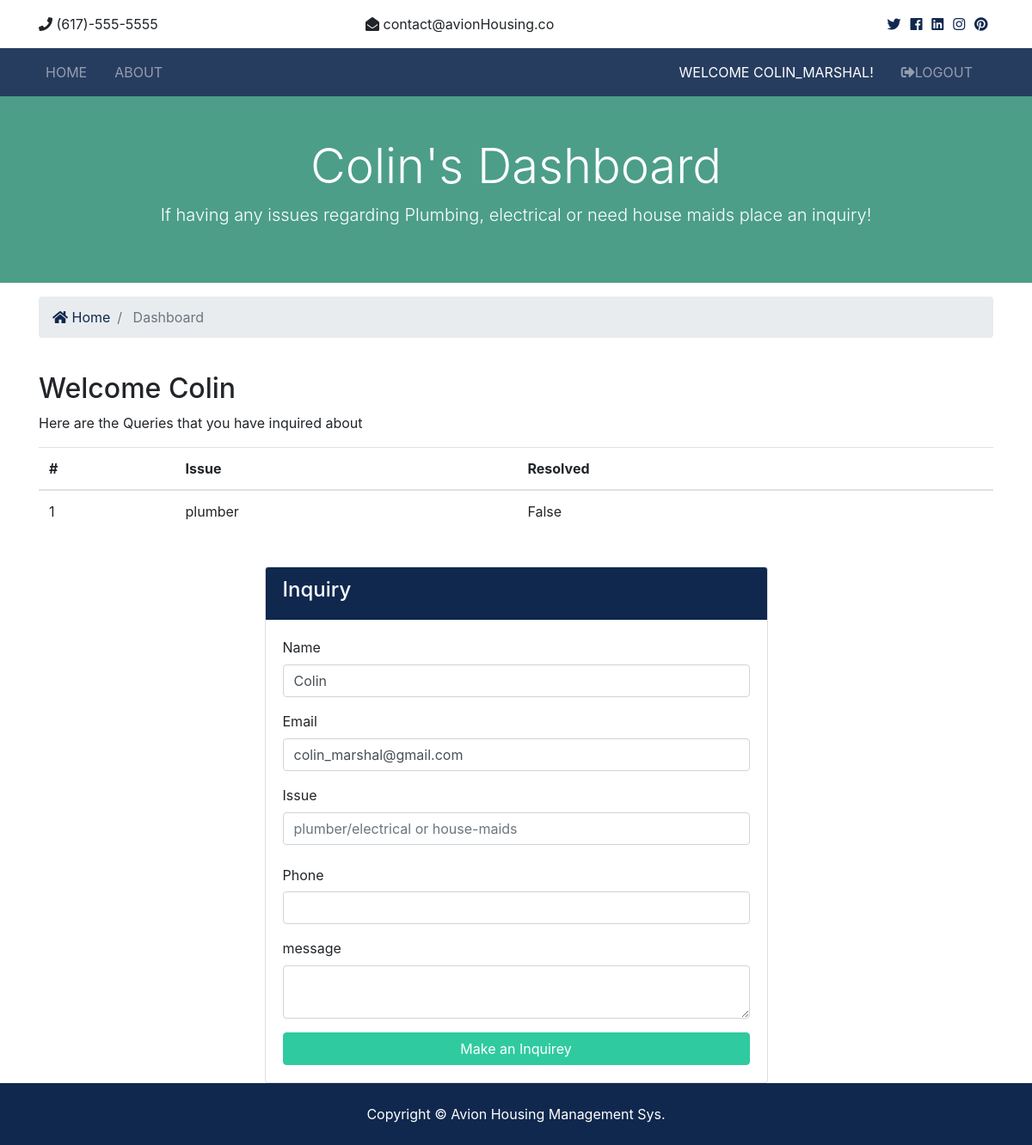
The page /accounts/dashboard (signed in) on the database as committed earlier.
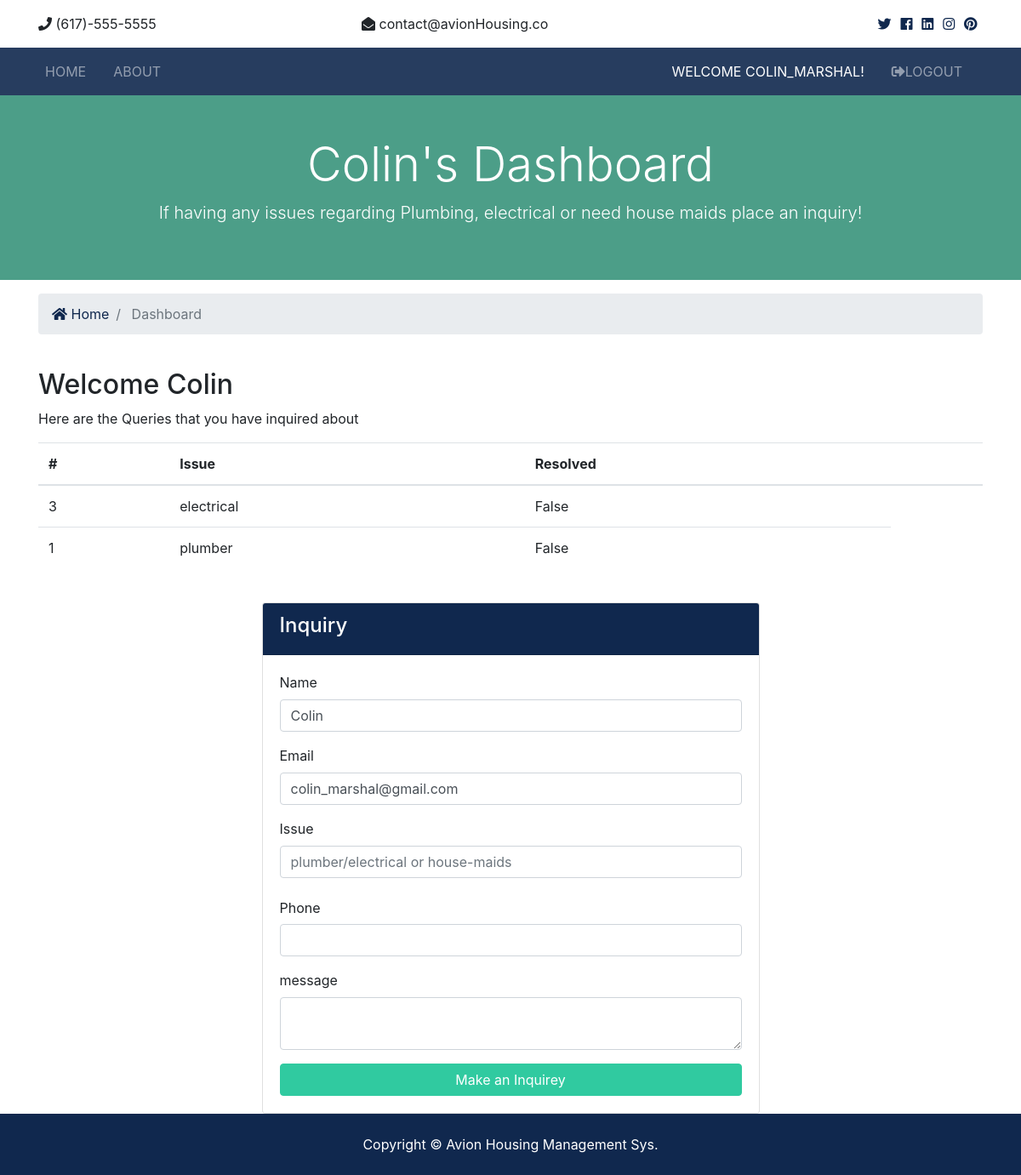
The same page on the database as committed later.
### inquiry/models.py (models this page shows, shortened)
class Inquiry(models.Model):
    issue = models.CharField(max_length=150)
    name = models.CharField(max_length=200)
    phone = models.CharField(max_length=20)
    email = models.EmailField(max_length=200)
    flat = models.CharField(max_length=50)
    message = models.TextField(blank=True)
    contact_date = models.DateTimeField(default=datetime.now)
    user_id = models.IntegerField()
    resolve = models.BooleanField(default=False)

### accounts/views.py (the view)
# urls.py: path('dashboard',views.dashboard, name = 'dashboard')
def dashboard(request):
    user_contacts = Inquiry.objects.order_by('-contact_date').filter(user_id=request.user.id)
    context = {
        'contacts': user_contacts,
    }
    return render(request, 'accounts/dashboard.html', context)

### templates/accounts/dashboard.html (shortened to what this page needs)
{% extends 'base.html' %}
{% block content %}
<section id="showcase-inner" class="py-5 text-white">
  <div class="container">
    <div class="row text-center">
      <div class="col-md-12">
        <h1 class="display-4">{{user.first_name}}'s Dashboard</h1>
        <p class="lead">If having any issues regarding Plumbing, electrical or need house maids place an inquiry!</p>
      </div>
    </div>
  </div>
</section>
<section id="bc" class="mt-3">
  <div class="container">
    <nav aria-label="breadcrumb">
      <ol class="breadcrumb">
        <li class="breadcrumb-item">
          <a href="index.html">
            <i class="fas fa-home"></i> Home</a>
        </li>
        <li class="breadcrumb-item active"> Dashboard</li>
      </ol>
    </nav>
  </div>
</section>
<section id="dashboard" class="py-4">
  <div class="container">
    <div class="row">
      <div class="col-md-12">
        <h2>Welcome {{ user.first_name }}</h2>
        {% if contacts %}
        <p>Here are the Queries that you have inquired about</p>
        <table class="table">
          <thead>
            <tr>
              <th scope="col">#</th>
              <th scope="col">Issue</th>
              <th scope="col">Resolved</th>
              <th></th>
            </tr>
          </thead>
          <tbody>
            {% for contact in contacts %}
              <tr>
                <td>{{contact.id}}</td>
                <td>{{contact.issue}}</td>
                <td>
                  {{contact.resolve}}
                </td>
              </tr>
            {% endfor %}
          </tbody>
        </table>
        {% else %}
          <p> You have not made any inquiries!</p>
        {% endif %}
      </div>
    </div>
  </div>
</section>
  <div class="row">
    <div class="col-md-6 mx-auto">
      <div class="card">
        <div class="card-header bg-primary text-white">
          <h4>
            Inquiry</h4>
        </div>
        <div class="card-body">
            <form action="{% url 'contact' %}" method="POST">
              <div class="form-group">
              <label for="first_name">Name</label>
              <input type="text" name="name" class="form-control" {% if user.is_authenticated %}
              value = {{ user.first_name }} {{ user.last_name }}{% endif %} required>
            </div>
            <div class="form-group">
              <label for="email">Email</label>
              <input type="email" name="email" class="form-control"  {% if user.is_authenticated %}
              value = {{ user.email }}{% endif %} required>
            </div>
            <div class="form-group">
              <label for="issue">Issue</label>
              <input type="text" name="issue" class="form-control" placeholder="plumber/electrical or house-maids"  required>
            </div>
            <div class="form-group">
              <label for="phone" class="col-form-label">Phone</label>
              <input type="text" name="phone" class="form-control">
            </div>
            <div class="form-group">
              <label for="message">message</label>
              <textarea name="message" class="form-control"></textarea>
            </div>
            <input type="submit" value="Make an Inquirey" class="btn btn-secondary btn-block">
          </form>
        </div>
      </div>
    </div>
  </div>
  {% endblock content %}

### templates/base.html (shortened to what this page needs)
{% load static %}
<!DOCTYPE html>
<html lang="en">
<head>
        <link rel="stylesheet" href="{% static 'css/all.css' %}">
        <link rel="stylesheet" href="{% static 'css/bootstrap.css' %}">
        <link rel="stylesheet" href="{% static 'css/style.css' %}">
        <link rel="stylesheet" href="{% static 'css/lightbox.min.css' %}">
</head>
<body>
    {% include 'partials/_topbar.html' %}
    {% include 'partials/_navbar.html' %}
    {% block content %} {% endblock %}
    {% include 'partials/_footer.html' %}
</body>
</html>

### templates/partials/_topbar.html
      <section id="top-bar" class="p-3">
        <div class="container">
          <div class="row">
            <div class="col-md-4">
              <i class="fas fa-phone"></i> (617)-555-5555
            </div>
            <div class="col-md-4">
              <i class="fas fa-envelope-open"></i> contact@avionHousing.co
            </div>
            <div class="col-md-4">
              <div class="social text-right">
                <a href="#">
                  <i class="fab fa-twitter"></i>
                </a>
                <a href="#">
                  <i class="fab fa-facebook"></i>
                </a>
                <a href="#">
                  <i class="fab fa-linkedin"></i>
                </a>
                <a href="#">
                  <i class="fab fa-instagram"></i>
                </a>
                <a href="#">
                  <i class="fab fa-pinterest"></i>
                </a>
              </div>
            </div>
          </div>
        </div>
      </section>

### templates/partials/_navbar.html (shortened to what this page needs)
 <nav class="navbar navbar-expand-lg navbar-dark bg-primary sticky-top">
    <div class="container">
      <div class="collapse navbar-collapse" id="navbarNavAltMarkup">
        <ul class="navbar-nav">
          <li
            {% if '/' == request.path %}
              class="nav-item active mr-3"
            {% else %}
              class="nav-item mr-3"
            {% endif %}
          >
            <a class="nav-link" href="{% url 'index' %}">Home</a>
          </li>
          <li
          {% if 'about' in  request.path %}
            class="nav-item active mr-3"
          {% else %}
            class="nav-item mr-3"
          {% endif %}
        >
            <a class="nav-link" href="{% url 'about' %}">About</a>
        </ul>
        <ul class="navbar-nav ml-auto">
          {% if user.is_authenticated %}
            <li
            {% if 'dashboard' in request.path %}
            class="nav-item active mr-3"
          {% else %}
            class="nav-item mr-3"
          {% endif %}>
              <a class="nav-link" href="{% url 'dashboard' %}">
                Welcome {{user.username}}!</a>
            </li>
            <li class="nav-item mr-3">
              <a href="javascript:{document.getElementById('logout').submit()}" class="nav-link">
                <i class="fas fa-sign-out-alt"></i>logout
              </a>
            </li>
          {% endif %}
        </ul>
      </div>
    </div>
  </nav>

### templates/partials/_footer.html (shortened to what this page needs)
      <footer id="main-footer" class="py-4 bg-primary text-white text-center">
        Copyright &copy;
         Avion Housing Management Sys.
      </footer>

### sms/static/css/all.css (style rules this page uses)
.fa, .fas, .far, .fal, .fab { -moz-osx-font-smoothing: grayscale; -webkit-font-smoothing: antialiased; display: inline-block; font-style: normal; font-variant: normal; text-rendering: auto; line-height: 1; }
.fa-envelope-open:before { content: "\f2b6"; }
.fa-facebook:before { content: "\f09a"; }
.fa-home:before { content: "\f015"; }
.fa-instagram:before { content: "\f16d"; }
.fa-linkedin:before { content: "\f08c"; }
.fa-phone:before { content: "\f095"; }
.fa-pinterest:before { content: "\f0d2"; }
.fa-sign-out-alt:before { content: "\f2f5"; }
.fa-twitter:before { content: "\f099"; }
.fab { font-family: 'Font Awesome 5 Brands'; }
.fa, .fas { font-family: 'Font Awesome 5 Free'; font-weight: 900; }

### sms/static/css/style.css (style rules this page uses)
.btn-secondary { color: #fff !important; }
.navbar { opacity: 0.9; text-transform: uppercase; }
.social a { margin-right: 0.4rem; }
#showcase-inner { background: url(../img/building.jpg) no-repeat top center fixed/cover; position: relative; overflow: hidden; min-height: 200px; }
#showcase-inner::before { content: ''; position: absolute; top: 0; left: 0; min-height: 100%; width: 100%; background: rgba(32, 134, 107, 0.8); }

Rows that differ between the two databases and show on the page:
added Inquiry: id "3", issue "electrical", resolve "False"
